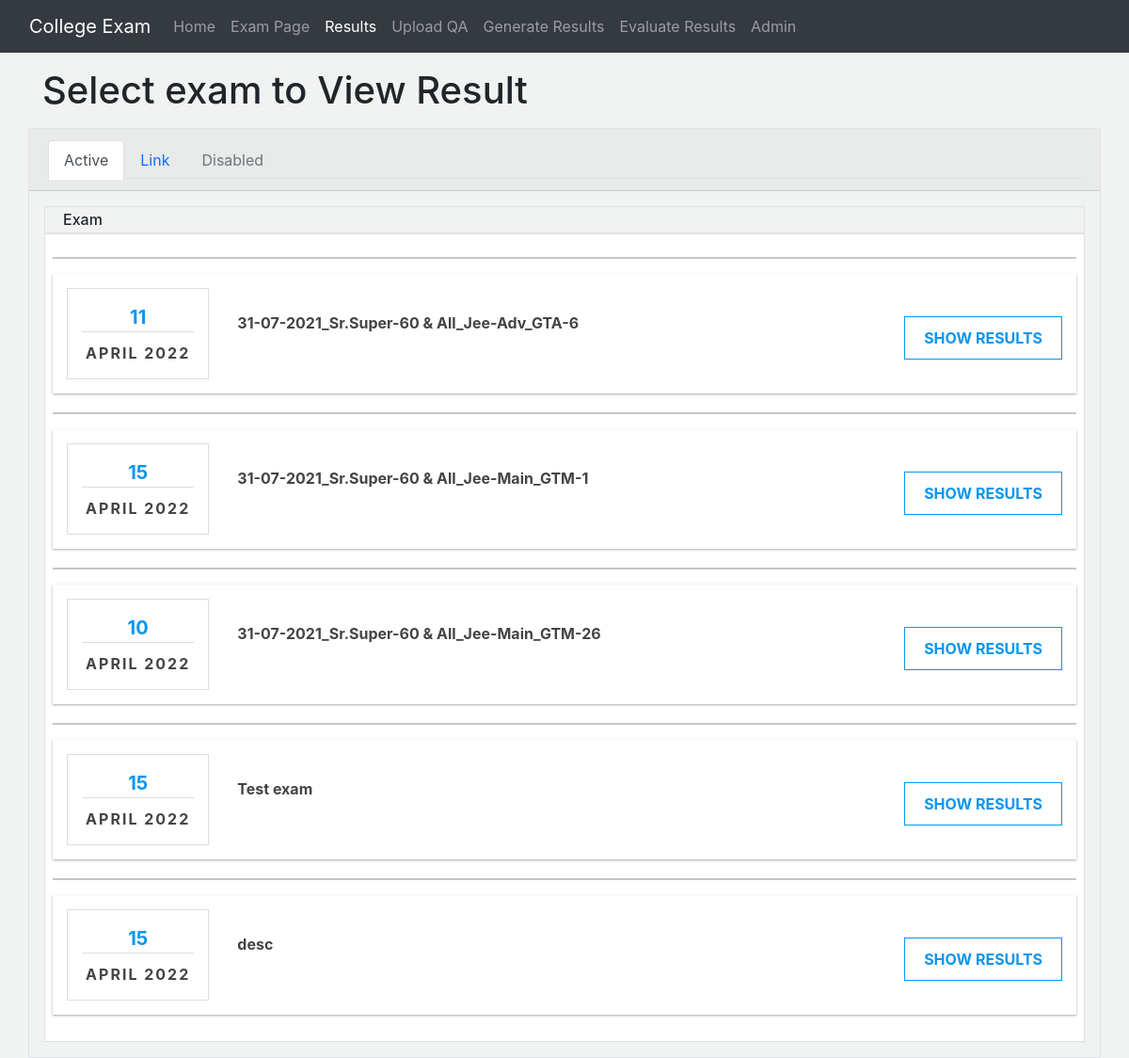
Screenshot of /exam/results/students/ (signed in) with the database file from the repository.
### exam/models.py (models this page shows, shortened)
class ExamData(models.Model):
	title = models.CharField(max_length=50)
	start_time = models.CharField(max_length=10)
	end_time = models.CharField(max_length=10)
	total_time = models.CharField(max_length=10)
	exam_id = models.IntegerField(unique=True)
	type = models.CharField(max_length=100, default="custom-21")
	date = models.DateField()
	status = models.BooleanField(default=False)
	class Meta:
		verbose_name = "ExamData"
		verbose_name_plural = "ExamDatas"

### exam/views.py (the view)
# urls.py: path('results/students/', views.studentresults, name="studentresults"),
@transaction.atomic
def studentresults(request):
	if not request.user.is_staff:
		return HttpResponse("Not permitted")
	result_exam = Result.objects.all().values('exam_id').distinct()
	allexams = []
	for exam_id in result_exam:
		exam = ExamData.objects.filter(exam_id=exam_id['exam_id'])[0]
		allexams.append({
			'title': exam.title, 'examid': int(exam.exam_id),
			'day': exam.date.day, 'month': calendar.month_name[exam.date.month], 'year': exam.date.year
		})
	for exam_id in DescResultStatus.objects.all():
		exam = ExamData.objects.filter(exam_id=exam_id.exam_id)[0]
		allexams.append({
			'title': exam.title, 'examid': int(exam.exam_id),
			'day': exam.date.day, 'month': calendar.month_name[exam.date.month], 'year': exam.date.year
		})
	content = {
		'allexams': allexams,
		'active': 'results',
	}
	return render(request, "studentsresults.html", content)

### templates/studentsresults.html (shortened to what this page needs)
{% extends 'base.html' %}
{% block body %}
    <div class="container my-3">
        <h1>Select exam to View Result</h1>
    </div>
    <div class="container border p-0">
        <div class="card-header">
            <ul class="nav nav-tabs">
                <li class="nav-item">
                    <a class="nav-link active" aria-current="true" href="#">Active</a>
                </li>
                <li class="nav-item">
                    <a class="nav-link" href="#">Link</a>
                </li>
                <li class="nav-item">
                    <a class="nav-link disabled" href="#" tabindex="-1" aria-disabled="true">Disabled</a>
                </li>
            </ul>
        </div>
        <div class="container p-3">
            <div class="container p-0">
                <div class="container border">
                    <h6 class="sorting m-0 p-1">Exam</h6>
                </div>
                <div class="container p-2 border" style="background-color: #fff;">
                    {% for exams in allexams %}
                    <hr class="">
                    <div id="takeExamId{{exams.examid}}">
                        <div class="box-card" style="border-radius: 0;">
                            <div class="row">
                                <div class="col-md-2 col-sm-3 col-xs-4">
                                    <div class="box-date text-center" style="border-radius: 0;">
                                        <ul>
                                            <li class="t-date"><span>{{exams.day}}</span>
                                            </li>
                                            <li class="t-month"><span>{{exams.month}} {{exams.year}}</span></li>
                                        </ul>
                                    </div>
                                </div>
                                <div class="col-md-6 col-sm-6 col-xs-8">
                                    <div class="box-subject">
                                        <ul>
                                            <li class="t-subject">
                                            <span class="left">{{exams.title |safe}}</span>
                                            </li>
                                        </ul>
                                    </div>
                                </div>
                                <div class="col-md-4 col-sm-3">
                                    <div class="box-button">
                                        <button type="button" class="btn-guest pull-right"
                                            id="getStartExamButtonId{{exams.examid}}" style="border-radius: 0;"
                                            onclick="resultView('{{exams.examid}}')">SHOW RESULTS</button>
                                    </div>
                                </div>
                            </div>
                        </div>
                    </div>
                    {% endfor %}
                </div>
            </div>
        </div>
    </div>
    <link rel="stylesheet" href="https://cdnjs.cloudflare.com/ajax/libs/font-awesome/4.7.0/css/font-awesome.min.css">
{% endblock body %}

### templates/studentsresults.html (style rules this page uses)
.box-card { background: #fff; border-radius: 6px; box-shadow: 0 1px 3px rgba(0, 0, 0, 0.12), 0 1px 2px rgba(0, 0, 0, 0.24); transition: all 0.3s cubic-bezier(.25, .8, .25, 1); margin-bottom: 20px; padding: 15px; }
.box-date { padding: 15px; border: 1px solid #ddd; border-radius: 6px }
.t-date { color: #0a96ee; font-size: 20px; font-weight: bold; border-bottom: 1px solid #ddd; }
.t-month { color: #444444; font-size: 16px; font-weight: bold; letter-spacing: 2px; text-transform: uppercase; padding-top: 10px; }
.box-subject { padding: 20px 0; }
.box-subject li { padding: 5px 0 }
.t-subject { font-size: 16px; font-weight: bold; color: #444444 }
.box-button { padding: 20px 0 }
.btn-guest { border: 1px solid #0a96ee; border-radius: 6px; background: #fff; color: #0a96ee; padding: 10px 20px; font-weight: bold; margin-top: 10px }
ul { margin: 0; padding: 0 }
li { list-style: none }

### templates/base.html (style rules this page uses)
body { background-color: rgb(241, 242, 242); }

### rows the page displays
ExamData: title "31-07-2021_Sr.Super-60 & All_Jee-Adv_GTA-6"
ExamData: title "31-07-2021_Sr.Super-60 & All_Jee-Main_GTM-1"
ExamData: title "31-07-2021_Sr.Super-60 & All_Jee-Main_GTM-26"
ExamData: title "Test exam"
ExamData: title "desc"

### other values shown
{{ exams.day }} "11" "15" "10" "15" "15"
{{ exams.month }} "APRIL" "APRIL" "APRIL" "APRIL" "APRIL"
{{ exams.year }} "2022" "2022" "2022" "2022" "2022"
